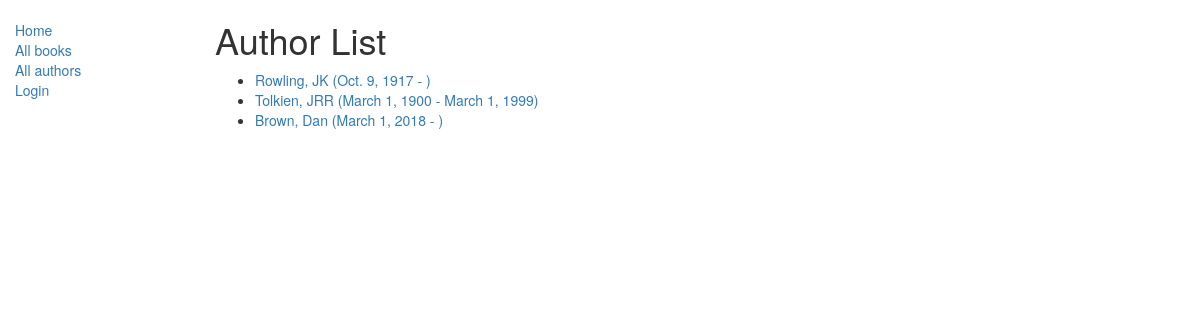
Screenshot of /catalog/authors/ with the database file from the repository.
### catalog/models.py (models this page shows)
class Author(models.Model):
    first_name = models.CharField(max_length=100)
    last_name = models.CharField(max_length=100)
    date_of_birth = models.DateField(null=True, blank=True)
    date_of_death = models.DateField('Died', null=True, blank=True)
    def get_absolute_url(self):
        return reverse('author-detail', args=[str(self.id)])
    def __str__(self):
        return '%s, %s' % (self.last_name, self.first_name)

### catalog/views.py (the view)
# urls.py: path('authors/', views.AuthorListView.as_view(), name='authors'),
class AuthorListView(generic.ListView):
    model = Author

### catalog/templates/catalog/author_list.html
{% extends "base_generic.html" %}
{% block content %}
<h1>Author List</h1>
{% if author_list %}
  <ul>
  {% for author in author_list %}
    <li>
      <a href="{{ author.get_absolute_url }}">
      {{ author }} ({{author.date_of_birth}} - {% if author.date_of_death %}{{author.date_of_death}}{% endif %})
      </a>
    </li>
  {% endfor %}
 </ul>
{% else %}
  <p>There are no authors available.</p>
{% endif %}
{% endblock %}

### rows the page displays
Author: last_name+first_name "Rowling, JK", date_of_birth "Oct. 9, 1917"
Author: last_name+first_name "Tolkien, JRR", date_of_birth "March 1, 1900", date_of_death "March 1, 1999"
Author: last_name+first_name "Brown, Dan", date_of_birth "March 1, 2018"
